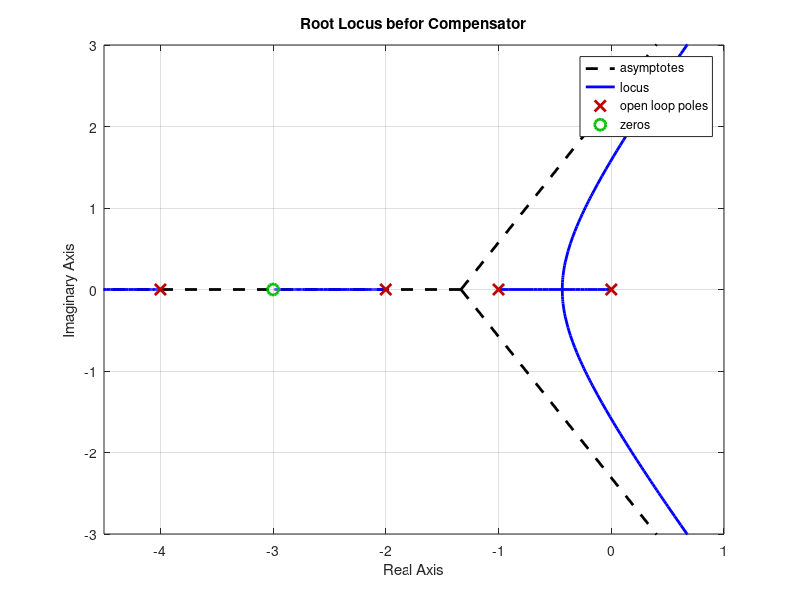
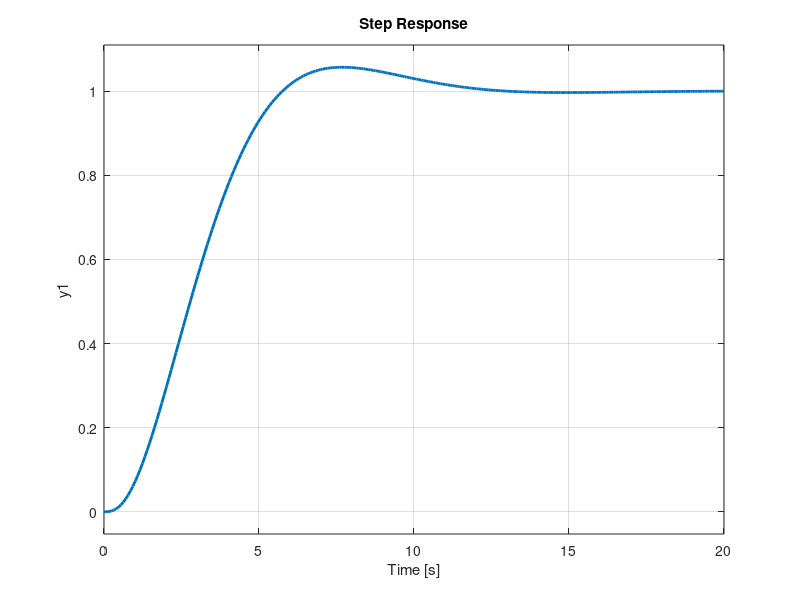

Here is the MATLAB script that generated these plots, in order:
s = tf('s');
T = (s+3)/(s*(s+1)*(s+2)*(s+4))

figure()
rlocus(T)
title('Root Locus befor Compensator');
set(findall(gca,'type','line'), 'markersize', 8, 'linewidth', 2);
axis([-4.5 1 -3 3])
grid on;

figure()
sys_cl = feedback(T,1);
step(sys_cl)

set(findall(gca,'type','line'), 'markersize', 8, 'linewidth', 2);
